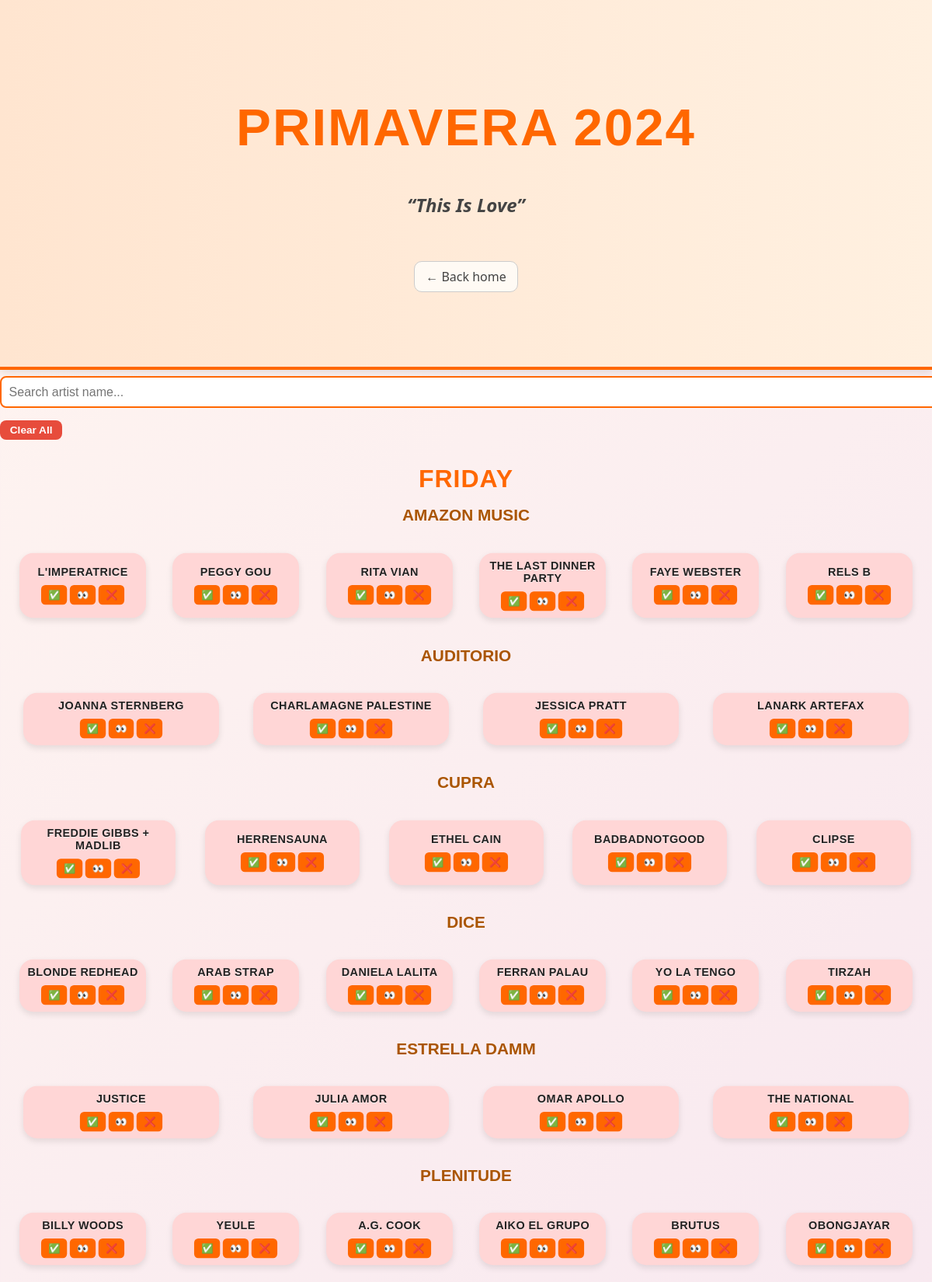
Screenshot of /year/2024 (upper part) with the database file from the repository.
### models.py (models this page shows)
class Performance(db.Model):
    id = db.Column(db.Integer, primary_key=True)
    artist = db.Column(db.String(100), nullable=False)
    stage = db.Column(db.String(100))
    day = db.Column(db.String(20))  # e.g., "Friday"
    year = db.Column(db.Integer, nullable=False)
    experiences = db.relationship('Experience', backref='performance', lazy=True)

### app.py (the view)
        @app.route("/year/<int:year>")
        def lineup(year):
            performances = Performance.query.filter_by(year=year).order_by(Performance.day, Performance.stage).all()
            experience_entries = Experience.query.filter_by(user_id=USER_ID).all()
            experience_data = {
                exp.performance_id: {
                    "status": exp.viewing_status,
                    "rating": exp.rating
                } for exp in experience_entries
            }
            slogans = {
                2022: "The New Normal",
                2023: "I'll Be Your Mirror",
                2024: "This Is Love",
                2025: "Where Memories Become Music"
            }
            slogan = slogans.get(year, "Primavera Forever")
            theme_class = f"theme-{year}"
            return render_template(
                "lineup.html",
                year=year,
                performances=performances,
                experience_data=experience_data,
                theme_class=theme_class,
                slogan=slogan
            )

### templates/lineup.html (shortened to what this page needs)
<!DOCTYPE html>
<html lang="en">
<head>
  <link rel="stylesheet" href="{{ url_for('static', filename='style.css') }}">
</head>
<body class="{{ theme_class }}" data-year="{{ year }}">
  <div class="page-banner">
    <h1>Primavera {{ year }}</h1>
    <p class="slogan">“{{ slogan }}”</p>
    <p><a href="/" class="back-home">← Back home</a></p>
  </div>
  <div class="filters">
    <input id="searchInput" class="search-bar" type="text" placeholder="Search artist name...">
    <button id="clearAllBtn" class="clear-button" data-year="{{ year }}">Clear All</button>
  </div>
  {% set days = performances | map(attribute='day') | list | unique %}
  {% for day in days %}
    <section class="day-section">
      <h2 class="day-heading">{{ day }}</h2>
      {% set day_perfs = performances | selectattr('day', 'equalto', day) | list %}
      {% set stages = day_perfs | map(attribute='stage') | list | unique %}
      {% for stage in stages %}
        <div class="stage-group">
          <h3 class="stage-heading">{{ stage }}</h3>
          <div class="artist-grid">
            {% for perf in day_perfs if perf.stage == stage %}
              {% set exp = experience_data.get(perf.id, {}) %}
              {% set status = exp.status %}
              {% set rating = exp.rating %}
              {% set size_class = {
                ('watched', 'good'): 'huge',
                ('watched', 'okay'): 'large',
                ('watched', 'bad'): 'medium',
                ('glanced', None): 'small',
                ('skipped', None): 'tiny'
              }.get((status, rating), 'tiny') %}
              {% set color_class = {
                'watched': 'bright',
                'glanced': 'purple',
                'skipped': 'red'
              }.get(status, 'default') %}
              {% if rating == 'bad' %}
                {% set color_class = 'meh' %}
              {% elif rating == 'good' %}
                {% set color_class = 'good' %}
              {% endif %}
              <div class="artist-bubble {{ size_class }} {{ color_class }}" data-performance-id="{{ perf.id }}" data-artist="{{ perf.artist | lower }}">
                <div class="artist-name">{{ perf.artist }}</div>
                <div class="bubble-controls">
                  <button onclick="setStatus({{ perf.id }}, 'watched')">✅</button>
                  <button onclick="setStatus({{ perf.id }}, 'glanced')">👀</button>
                  <button onclick="setStatus({{ perf.id }}, 'skipped')">❌</button>
                </div>
              </div>
            {% endfor %}
          </div>
        </div>
      {% endfor %}
    </section>
  {% endfor %}
</body>
</html>

### static/style.css (style rules this page uses)
body { font-family: 'Poppins', 'Segoe UI', Tahoma, Geneva, Verdana, sans-serif; margin: 0; padding: 0; background: linear-gradient(135deg, #fff5f0, #f8e9f0, #ffe2df, #fff6d5); color: #222; }
.page-banner { text-align: center; padding: 5rem 2rem; background: linear-gradient(to right, #ffe5d0, #fff0e0); border-bottom: 4px solid #ff6700; box-shadow: 0 4px 12px rgba(0,0,0,0.1); animation: fadeInUp 0.6s ease; }
.page-banner h1 { font-size: 4.2rem; color: #ff6700; text-transform: uppercase; letter-spacing: 2px; font-family: 'Poppins', sans-serif; }
.slogan { font-style: italic; font-weight: 600; font-size: 1.5rem; color: #444; }
.back-home { display: inline-block; margin-top: 2rem; font-size: 1rem; text-decoration: none; color: #444; border: 1px solid #ccc; padding: 8px 14px; border-radius: 10px; background-color: #fffaf4; transition: all 0.2s ease; }
.day-heading { text-align: center; margin: 2rem 0 1rem; font-size: 2rem; color: #ff6700; text-transform: uppercase; letter-spacing: 1px; font-family: 'Poppins', sans-serif; }
.stage-heading { margin: 1rem 0; font-size: 1.3rem; color: #aa5500; text-align: center; text-transform: uppercase; font-weight: bold; font-family: 'Poppins', sans-serif; }
.artist-grid { display: grid; grid-template-columns: repeat(auto-fit, minmax(160px, 1fr)); gap: 1rem; padding: 1rem; }
.artist-bubble { background-color: #f2f2f2; border-radius: 20px; padding: 1rem; text-align: center; transition: all 0.3s ease, transform 0.3s ease; box-shadow: 0 4px 10px rgba(0, 0, 0, 0.1); display: flex; flex-direction: column; align-items: center; justify-content: center; color: #111; position: relative; text-shadow: 0 1px 1px rgba(255,255,255,0.4); }
.artist-name { font-weight: 800; font-size: 1rem; margin-bottom: 0.6rem; word-wrap: break-word; text-transform: uppercase; letter-spacing: 0.5px; font-family: 'Poppins', sans-serif; color: #222; text-shadow: 0 1px 1px rgba(255,255,255,0.6); }
.bubble-controls { display: flex; flex-wrap: wrap; justify-content: center; gap: 0.25rem; }
.bubble-controls button, .bubble-controls select { border: none; padding: 6px 10px; border-radius: 6px; cursor: pointer; font-weight: bold; font-size: 0.85rem; background-color: #ff6700; color: white; transition: background-color 0.2s ease, transform 0.2s ease; }
.red { background-color: #ffd6d6; color: #222; }
.tiny { font-size: 0.75rem; padding: 0.6rem; transform: scale(0.9); }
.clear-button { background-color: #e74c3c; color: white; font-weight: bold; border: none; padding: 0.3rem 0.8rem; border-radius: 8px; cursor: pointer; font-size: 0.85rem; margin-left: auto; }
.search-bar { width: 100%; margin-top: 0.5rem; padding: 0.6rem; border-radius: 8px; border: 2px solid #ff6700; font-size: 1rem; font-family: 'Poppins', sans-serif; margin-bottom: 1rem; }

### rows the page displays
Performance: day "FRIDAY", stage "AMAZON MUSIC", artist "L'IMPERATRICE"
Performance: artist "PEGGY GOU"
Performance: artist "RITA VIAN"
Performance: artist "THE LAST DINNER PARTY"
Performance: artist "FAYE WEBSTER"
Performance: artist "RELS B"
Performance: stage "AUDITORIO", artist "JOANNA STERNBERG"
Performance: artist "CHARLAMAGNE PALESTINE"
Performance: artist "JESSICA PRATT"
Performance: artist "LANARK ARTEFAX"
Performance: stage "CUPRA", artist "FREDDIE GIBBS + MADLIB"
Performance: artist "HERRENSAUNA"
Performance: artist "ETHEL CAIN"
Performance: artist "BADBADNOTGOOD"
Performance: artist "CLIPSE"
Performance: stage "DICE", artist "BLONDE REDHEAD"
Performance: artist "ARAB STRAP"
Performance: artist "DANIELA LALITA"
Performance: artist "FERRAN PALAU"
Performance: artist "YO LA TENGO"
Performance: artist "TIRZAH"
Performance: stage "ESTRELLA DAMM", artist "JUSTICE"
Performance: artist "JULIA AMOR"
Performance: artist "OMAR APOLLO"
Performance: artist "THE NATIONAL"
Performance: stage "PLENITUDE", artist "BILLY WOODS"
Performance: artist "YEULE"
Performance: artist "A.G. COOK"
Performance: artist "AIKO EL GRUPO"
Performance: artist "BRUTUS"
Performance: artist "OBONGJAYAR"

### other values shown
{{ year }} "2024"
{{ slogan }} "This Is Love"
